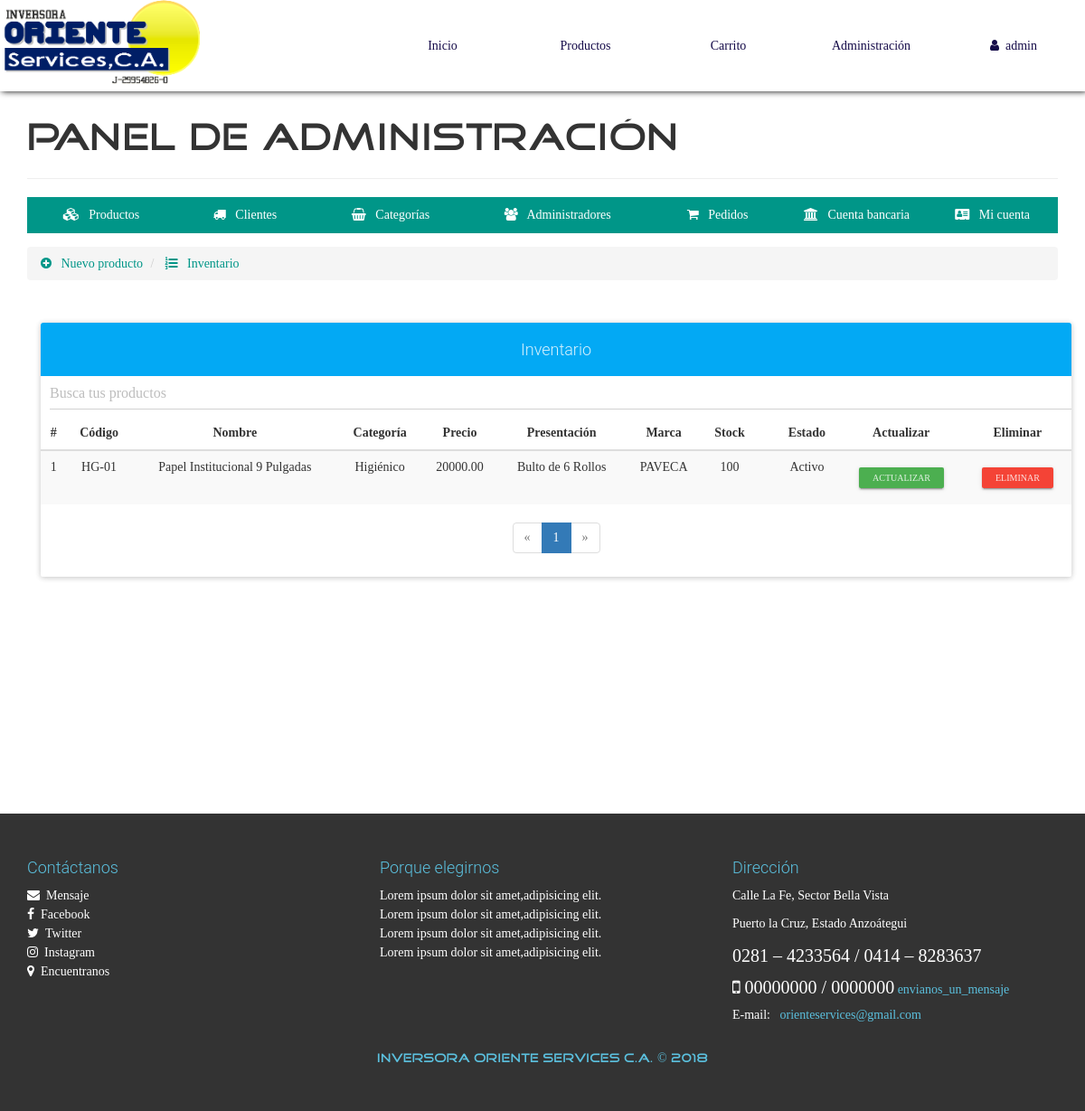
Page /configAdmin.php?view=productlist (signed in) on the committed database.
### tables this page shows
CREATE TABLE `producto` (
  `id` int(20) NOT NULL AUTO_INCREMENT,
  `CodigoProd` varchar(30) NOT NULL,
  `NombreProd` varchar(30) NOT NULL,
  `CodigoCat` varchar(30) NOT NULL,
  `Precio` decimal(30,2) NOT NULL,
  `Descuento` int(2) NOT NULL,
  `Presentación` varchar(30) NOT NULL,
  `Marca` varchar(30) NOT NULL,
  `Stock` int(20) NOT NULL,
  `RIFProveedor` varchar(30) NOT NULL,
  `Imagen` varchar(150) NOT NULL,
  `Nombre` varchar(30) NOT NULL,
  `Estado` varchar(15) NOT NULL,
  PRIMARY KEY (`id`),
  KEY `CodigoCat` (`CodigoCat`),
  KEY `NITProveedor` (`RIFProveedor`),
  KEY `Agregado` (`Nombre`),
  CONSTRAINT `producto_ibfk_1` FOREIGN KEY (`CodigoCat`) REFERENCES `categoria` (`CodigoCat`) ON UPDATE CASCADE,
  CONSTRAINT `producto_ibfk_2` FOREIGN KEY (`RIFProveedor`) REFERENCES `proveedor` (`RIFProveedor`) ON UPDATE CASCADE
);

CREATE TABLE `categoria` (
  `CodigoCat` varchar(30) NOT NULL,
  `Nombre` varchar(30) NOT NULL,
  `Descripcion` text NOT NULL,
  PRIMARY KEY (`CodigoCat`)
);

### library/consulSQL.php (called while the page is built, shortened)
<?php
class ejecutarSQL {
    public static function conectar(){
        if(!$con=  mysqli_connect(SERVER,USER,PASS,BD)){
            echo "Error en el servidor, verifique sus datos";
        }
        mysqli_set_charset($con, "utf8");
        return $con;
    }
    public static function consultar($query) {
        if (!$consul = mysqli_query(ejecutarSQL::conectar(), $query)) {
            echo 'Error en la consulta SQL ejecutada';
        }
        return $consul;
    }
}

### admin/productlist-view.php (the view, shortened to what this page needs)
<ul class="breadcrumb" style="margin-bottom: 5px;">
    <li>
        <a href="configAdmin.php?view=product">
            <i class="fa fa-plus-circle" aria-hidden="true"></i> &nbsp; Nuevo producto
        </a>
    </li>
    <li>
        <a href="configAdmin.php?view=productlist"><i class="fa fa-list-ol" aria-hidden="true"></i> &nbsp; Inventario</a>
    </li>
</ul>
<div class="container">
	<div class="row">
		<div class="col-xs-12">
            <br><br>
            <div class="panel panel-info">
              <div class="panel-heading text-center"><h4>Inventario</h4>
              </div> <input type="text" class="form-control" placeholder="Busca tus productos" id="filtro_productos">
                <div class="table-responsive">
                  <table class="table table-striped table-hover" id="tabla_productos">
                      <thead class="">
                          <tr>
                          	  <th class="text-center">#</th>
                              <th class="text-center">Código</th>
                              <th class="text-center">Nombre</th>
                              <th class="text-center">Categoría</th>
                              <th class="text-center">Precio</th>
                              <th class="text-center">Presentación</th>
                              <th class="text-center">Marca</th>
                              <th class="text-center">Stock</th>
                              <th class="text-center"></th>
                              <th class="text-center">Estado</th>
                              <th class="text-center">Actualizar</th>
                              <th class="text-center">Eliminar</th>
                          </tr>
                      </thead>
                      <tbody>
                        <?php
                        	$mysqli = mysqli_connect(SERVER, USER, PASS, BD);
							mysqli_set_charset($mysqli, "utf8");
							$pagina = isset($_GET['pag']) ? (int)$_GET['pag'] : 1;
							$regpagina = 30;
							$inicio = ($pagina > 1) ? (($pagina * $regpagina) - $regpagina) : 0;
							$productos=mysqli_query($mysqli,"SELECT SQL_CALC_FOUND_ROWS * FROM producto LIMIT $inicio, $regpagina");
							$totalregistros = mysqli_query($mysqli,"SELECT FOUND_ROWS()");
							$totalregistros = mysqli_fetch_array($totalregistros, MYSQLI_ASSOC);
							$numeropaginas = ceil($totalregistros["FOUND_ROWS()"]/$regpagina);
							$cr=$inicio+1;
                            while($prod=mysqli_fetch_array($productos, MYSQLI_ASSOC)){
                        ?>
                        <tr>
                        	<td class="text-center"><?php echo $cr; ?></td>
                        	<td class="text-center"><?php echo $prod['CodigoProd']; ?></td>
                        	<td class="text-center"><?php echo $prod['NombreProd']; ?></td>
                        	<td class="text-center">
                        		<?php
                        			$categ=ejecutarSQL::consultar("SELECT Nombre FROM categoria WHERE CodigoCat='".$prod['CodigoCat']."'");
                        			$datc=mysqli_fetch_array($categ, MYSQLI_ASSOC);
                        			echo $datc['Nombre'];
                        		?>
                        	</td>
                        	<td class="text-center"><?php echo $prod['Precio']; ?></td>
                        	<td class="text-center"><?php echo $prod['Presentación']; ?></td>
                        	<td class="text-center"><?php echo $prod['Marca']; ?></td>
                        	<td class="text-center"><?php echo $prod['Stock']; ?></td>
                        	<td class="text-center">
                        	</td>
                        	<td class="text-center">
                        		<?php echo $prod['Estado']; ?>
                        	</td>
                        	<td class="text-center">
                        		<a href="configAdmin.php?view=productinfo&code=<?php echo $prod['CodigoProd']; ?>" class="btn btn-raised btn-xs btn-success">Actualizar</a>
                        	</td>
                        	<td class="text-center">
                        		<form action="process/delprod.php" method="POST" class="FormCatElec" data-form="delete">
                        			<button type="submit" class="btn btn-raised btn-xs btn-danger">Eliminar</button>
                        		</form>
                        	</td>
                        </tr>
                        <?php
                        	$cr++;
                        	}
                        ?>
                      </tbody>
                  </table>
                </div>
                <?php if($numeropaginas>=1): ?>
              	<div class="text-center">
                  <ul class="pagination">
                    <?php if($pagina == 1): ?>
                        <li class="disabled">
                            <a>
                                <span aria-hidden="true">&laquo;</span>
                            </a>
                        </li>
                    <?php endif; ?>
                    <?php
                        for($i=1; $i <= $numeropaginas; $i++ ){
                            if($pagina == $i){
                                echo '<li class="active"><a href="configAdmin.php?view=productlist&pag='.$i.'">'.$i.'</a></li>';
                            }else{
                                echo '<li><a href="configAdmin.php?view=productlist&pag='.$i.'">'.$i.'</a></li>';
                            }
                        }
                    ?>
                    <?php if($pagina == $numeropaginas): ?>
                        <li class="disabled">
                            <a>
                                <span aria-hidden="true">&raquo;</span>
                            </a>
                        </li>
                    <?php endif; ?>
                  </ul>
                </div>
                <?php endif; ?>
            </div>
        </div>
	</div>
</div>

### css/style.css (style rules this page uses)
body { font-family: "FontFamilySPro"; line-height: 1.5; font-size: 1.4em; width: 100%; height: 100%; margin: 0px; padding: 0px; background-position: center center; background-repeat: no-repeat; background-attachment: fixed; background-size: cover; background-color: #fff; }
#container-page-configAdmin { background-image: url(../assets/img/fondo.jpg); }

### rows in the picture
producto: CodigoProd "HG-01", NombreProd "Papel Institucional 9 Pulgadas", CodigoCat.Nombre "Higiénico", Precio "20000.00", Presentación "Bulto de 6 Rollos", Marca "PAVECA", Stock "100", Estado "Activo"

### other values in the picture
$_SESSION['nombreAdmin'] "admin"
